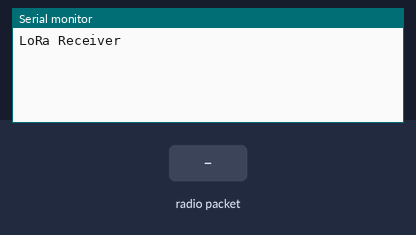
The sketch below on a simulated Arduino Uno, built with avr-gcc and run on an emulated ATmega328P. Shown: the last lines printed to the serial monitor. The inputs (shaded band) are chosen by the test bench. No radio packets arrive unless stated.

Above: at 1.2 s.
1.3 s: radio packet "1" arrives
At 2.5 s:
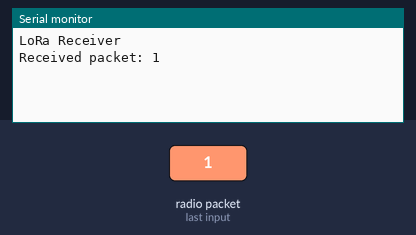
2.8 s: radio packet "0" arrives
At 3.8 s:
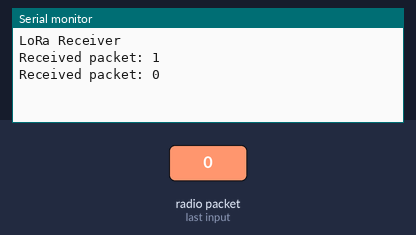
4.3 s: radio packet "2" arrives
At 5.0 s:
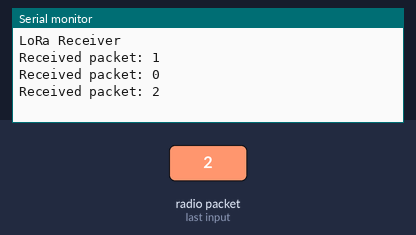

Measured:
- after the input at 1.3 s, the serial monitor: prints a new line at once (image 1)
- after the input at 2.8 s, the serial monitor: prints a new line at once (image 2)
- after the input at 4.3 s, the serial monitor: prints a new line at once (image 3)

The sketch:

reciever.ino
```cpp
//MPU6050
#include <SPI.h>
#include <LoRa.h>

#define SS 5
#define RST 14
#define DIO0 2

void setup() {
  Serial.begin(115200);
  while (!Serial);

  Serial.println("LoRa Receiver");

  LoRa.setPins(SS, RST, DIO0);

  if (!LoRa.begin(433E6)) {
    Serial.println("Starting LoRa failed!");
    while (1);
  }
}

void loop() {
  int packetSize = LoRa.parsePacket();
  if (packetSize) {
    Serial.print("Received packet: ");
    while (LoRa.available()) {
      Serial.print((char)LoRa.read());
    }
    Serial.println();
  }
}
```
